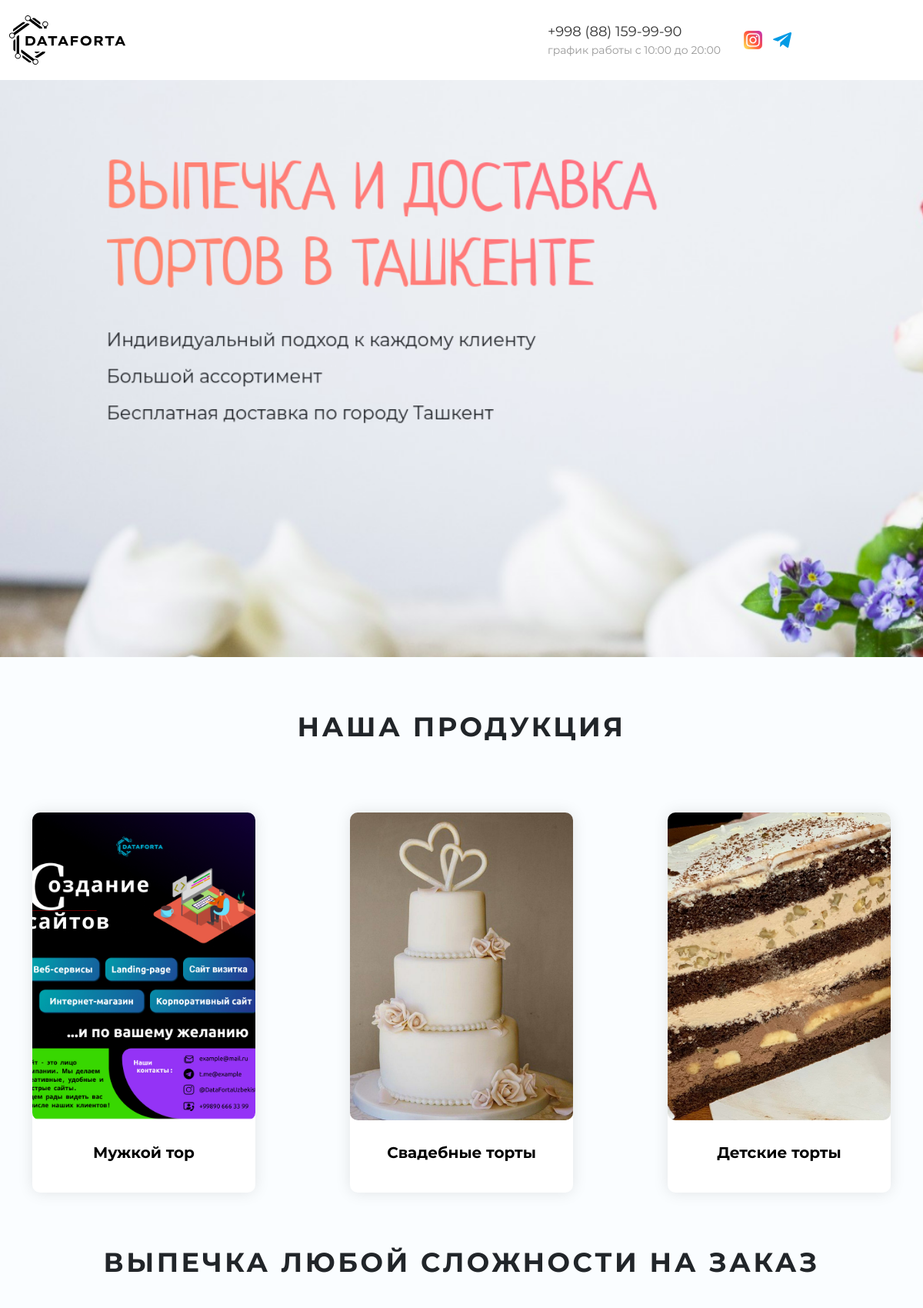
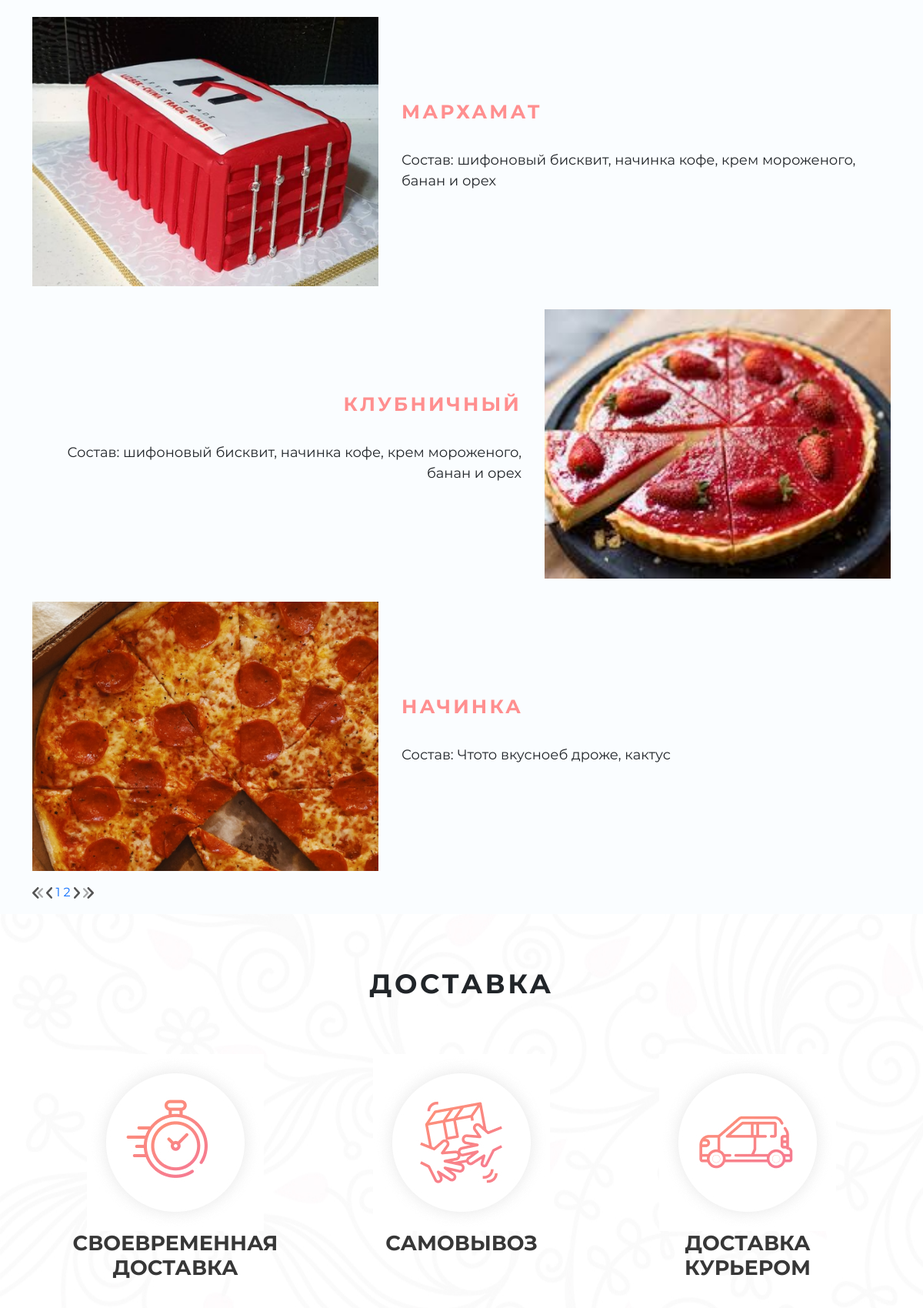
Page /uz/ (upper part) on the committed database (2 pictures, top to bottom).
### cakeapp/models.py (models this page shows, shortened)
class Logo(models.Model):
    image = models.ImageField(_('Rasm'), upload_to='Logo')
    class Meta:
        verbose_name = 'Logo'
        verbose_name_plural = 'Logo'

class Banner(models.Model):
    image = models.ImageField(_('Rasm'), upload_to='Banner')
    class Meta:
        verbose_name = 'Banner'
        verbose_name_plural = 'Bannerlar'

class CakeType(models.Model):
    name = models.CharField(_('Nomi'), max_length=100)
    image = models.ImageField(_('Rasm'), upload_to='To\'rt turlari')
    class Meta:
        verbose_name = 'To\'rt turi'
        verbose_name_plural = 'To\'rt turlari'

class Filling(models.Model):
    name = models.CharField(_('Nomi'), max_length=100)
    composition = models.CharField(_('Tarkibi'), max_length=255)
    image = models.ImageField(_('Rasm'),blank=True, null=True, upload_to='Nachinka')
    class Meta:
        verbose_name = 'Nachinka'
        verbose_name_plural = 'Nachinkalar'

### cakeapp/views.py (the view)
# urls.py: path('', MainView.as_view(), name='main'),
class MainView(generic.TemplateView):
    template_name = 'index.html'
    def get_context_data(self, **kwargs):
        filling = Filling.objects.all()[::-1]
        portfolio = Portfolio.objects.all()[::-1]
        filling_paginator = Paginator(filling, 3)
        page_number = self.request.GET.get('page')
        portfolio_paginator = Paginator(portfolio, 3)
        page_portfolio = self.request.GET.get('page')
        context = super().get_context_data(**kwargs)
        context['fillings'] = filling_paginator.get_page(page_number)
        context['portfolio'] = portfolio_paginator.get_page(page_portfolio)
        context['cakes'] = models.CakeType.objects.all().order_by('-id')[:9]
        context['banner'] = models.Banner.objects.all().order_by('-id')
        return context

### cakeapp/custom_context_processor.py (called while the page is built)
def logo(request):
    return {
       'logo': Logo.objects.first(),
    }

### cakeapp/templates/index.html (shortened to what this page needs)
{% extends 'base.html' %}
{% load static i18n %}
{% block content %}
    <div class="header__info" style="background-image: url({{ banner.0.image.url }}) ">
    </div>
    <section class="product">
      <div class="container">
        <h2 class="product__title title">наша продукция</h2>
        <div class="tabs__content d-flex flex-wrap justify-content-between">
          {% for cake in cakes %}
          <div class="tabs__content-block">
            <div class="tabs__content-block-img position-relative">
              <a href="product.html" class="tabs__content-link">
                <img src="{{ cake.image.url }}" alt="" class="tabs__content-img" />
              </a>
            </div>
            <div class="tabs__content-article">
              <h3 class="tabs__content-article-title tabs__content-article-dist">{{ cake.name }}</h3>
            </div>
          </div>
          {% endfor %}
        </div>
      </div>
    </section>
{% if fillings %}
    <section class="baked" id="baked">
      <div class="container">
        <h2 class="product__title title">Выпечка любой сложности на заказ</h2>
        {% for filling in fillings %}
        {% if forloop.counter|divisibleby:2 %}
        <div class="baked__right d-flex align-items-center justify-content-end">
          <div class="baked__info1">
            <h4 class="baked__title text-uppercase fw-bold">{{ filling.name }}</h4>
            <p class="baked-info">
              Состав: {{ filling.composition }}
            </p>
          </div>
          <div class="baked__left-img">
            <img src="{{ filling.image.url }}" alt="" class="baked-img">
          </div>
        </div>
        {% else %}
        <div class="baked__left d-flex align-items-center justify-content-start">
          <div class="baked__left-img">
            <img src="{{ filling.image.url }}" alt="" class="baked-img">
          </div>
          <div class="baked__info d-flex flex-column">
            <h4 class="baked__title text-uppercase fw-bold">{{ filling.name }}</h4>
            <p class="baked-info">
              Состав: {{ filling.composition }}
            </p>
          </div>
        </div>
        {% endif %}
        {% endfor %}
       <div class="pagination">
          <span class="pagination-link block flex  space-x-2 md:space-x-3 justify-center my-3 items-center">
              {% if fillings.has_previous %}
                  <a class="arrow__2__l flex items-center justify-center arrow__number__style" href="?page=1">
                    <svg width="14" height="15" viewBox="0 0 14 15" fill="none" xmlns="http://www.w3.org/2000/svg">
                      <path fill-rule="evenodd" clip-rule="evenodd" d="M8.14314 14.6054C8.64784 14.0815 8.64784 13.2352 8.14314 12.7113L3.12198 7.49915L8.14314 2.28702C8.64784 1.76312 8.64784 0.916823 8.14314 0.392924C7.63843 -0.130976 6.82314 -0.130976 6.31844 0.392924L0.378456 6.55882C-0.126248 7.08272 -0.126248 7.92902 0.378456 8.45292L6.31844 14.6188C6.8102 15.1293 7.63843 15.1293 8.14314 14.6054Z" fill="#545454"/>
                      <path fill-rule="evenodd" clip-rule="evenodd" d="M13.6755 13.5123C14.1082 13.069 14.1082 12.3529 13.6755 11.9096L9.3717 7.49935L13.6755 3.08909C14.1082 2.64579 14.1082 1.92969 13.6755 1.48639C13.2429 1.04309 12.5441 1.04309 12.1115 1.48639L7.0201 6.70368C6.5875 7.14698 6.5875 7.86308 7.0201 8.30638L12.1115 13.5237C12.533 13.9556 13.2429 13.9556 13.6755 13.5123Z" fill="#545454" fill-opacity="0.5"/>
                    </svg>
                  </a>
                  <a class="arrow__1__l arrow__number__style  flex items-center justify-center" href="?page={{ fillings.previous_page_number }}">
                    <svg width="8" height="15" viewBox="0 0 8 15" fill="none" xmlns="http://www.w3.org/2000/svg">
                      <path fill-rule="evenodd" clip-rule="evenodd" d="M7.64489 14.6054C8.1187 14.0815 8.1187 13.2352 7.64489 12.7113L2.93115 7.49915L7.64489 2.28702C8.1187 1.76312 8.1187 0.916823 7.64489 0.392924C7.17109 -0.130976 6.40571 -0.130976 5.93191 0.392924L0.355597 6.55882C-0.118207 7.08272 -0.118207 7.92902 0.355597 8.45292L5.93191 14.6188C6.39356 15.1293 7.17109 15.1293 7.64489 14.6054Z" fill="#545454"/>
                    </svg>
                  </a>
              {% else %}
                  <a class="arrow__2__l flex items-center justify-center arrow__number__style" >
                  </a>
                  <a class="arrow__1__l arrow__number__style  flex items-center justify-center" >
                  </a>
              {% endif %}
              {% for page in fillings.paginator.page_range %}
              {% if fillings.number == forloop.counter %}
                  <a class="arrow__number__style bir1 arrow__active font-semibold    flex items-center justify-center" >{{ forloop.counter }}</a>
              {% else %}
                  <a class="arrow__number__style bir1  font-semibold    flex items-center justify-center" href="?page={{ forloop.counter }}">{{ forloop.counter }}</a>
              {% endif %}
              {% endfor %}
              {% if fillings.has_next %}
                  <a class="arrow__number__style arrow__1__r  flex items-center justify-center" href="?page={{ fillings.next_page_number }}">
                  </a>
                  <a class="arrow__2__r arrow__number__style  flex items-center justify-center" href="?page={{ fillings.paginator.num_pages }}">
                  </a>
              {% endif %}
            </span>
        </div>
      </div>
    </section>
{% endif %}
    <section class="delivery">
      <div class="container">
        <h2 class="delivery__title title">доставка</h2>
        <div class="delivery__info d-flex flex-wrap justify-content-around">
          <div class="delivery__info-content d-flex flex-column align-items-center">
            <img src="{% static "img/delivery/1.jpg" %}" alt="" class="delivery__info-img " />
            <h3 class="delivery__info-title">своевременная доставка</h3>
          </div>
          <div class="delivery__info-content d-flex flex-column align-items-center">
            <img src="{% static "img/delivery/2.jpg" %}" alt="" class="delivery__info-img " />
            <h3 class="delivery__info-title">самовывоз</h3>
          </div>
          <div class="delivery__info-content d-flex flex-column align-items-center">
            <img src="{% static "img/delivery/3.jpg" %}" alt="" class="delivery__info-img " />
            <h3 class="delivery__info-title">доставка курьером</h3>
          </div>
        </div>
      </div>
    </section>
{% endblock %}

### cakeapp/templates/base.html (shortened to what this page needs)
<!DOCTYPE html>
{% load static i18n %}
<html lang="ru">
<head>
  <link rel="stylesheet" href="{% static 'style/all.min.css' %}">
  <link rel="stylesheet" href="{% static 'style/bootstrap.min.css' %}">
  <link rel="stylesheet" href="{% static 'style/style.css' %}">
  <link rel="stylesheet" href="{% static 'style/media.css' %}">
</head>
<body>
  <header class="header" id="header">
    <div class="container-fluid">
      <nav class="navbar header__nav">
        <div class="header__logo">
          <a class="header__logo logo" href="/"><img src="{{ logo.image.url }}" alt="лого" class="logo-img" /></a>
        </div>
        <div class="contacts d-flex align-items-center">
          <div class="contacts__desc">
            <a href="tel:+998881599990" class="contacts__phone">+998 (88) 159-99-90</a>
            <p class="contacts__info">график работы с 10:00 до 20:00</p>
          </div>
          <div class="contacts__link">
            <a href="https://www.instagram.com/multi_cake1/?igshid=1dfozn5vmm8uz" class="contacts__link-social">
              <img src="{% static 'img/contact-social/instagram-con.svg' %}" alt="instagram" class="contacts__link-social-img" />
            </a>
            <a href="https://t.me/cook_cakedipush" class="contacts__link-social">
              <img src="{% static 'img/contact-social/telegram-con.svg' %}" alt="telegram" class="contacts__link-social-img" />
            </a>
          </div>
        </div>
        <button class="navbar-toggler" type="button" data-toggle="collapse" data-target="#navbarSupportedContent"
          aria-controls="navbarSupportedContent" aria-expanded="false" aria-label="Toggle navigation">
          <i class="fas fa-bars"></i>
        </button>
      </nav>
    </div>
  </header>
  <main class="main" id="main">
    {% block content %}
    {% endblock %}
  </main>
</body>
</html>

### cakeapp/static/style/style.css (style rules this page uses)
:root { --main-bg: #FAFDFF; --white: #fff; --black: #000; --light-black: #323232; --dark-black: #373737; --pink: #FF8F8F; --grey: #7D7F80; --dark-grey: #808080; --light-grey: #A3A3A3; --dark-tot: #646464; --fMr: 'MR'; --fMm: 'MM'; --fMb: 'MB'; --fNe: 'NE'; --fBe: 'BE'; }
body { font-family: var(--fMr), sans-serif; font-weight: 400; background: var(--main-bg); }
a { text-decoration: none; }
.title { text-align: center; text-transform: uppercase; font-family: var(--fMb); font-weight: 700; font-size: 40px; letter-spacing: 0.1em; }
.header { background: var(--white); }
.header__nav { display: flex; justify-content: space-between; padding: 20px 0; }
.contacts__phone { font-size: 18px; color: var(--light-black); }
.contacts__info { color: rgba(50, 50, 50, 0.5); font-size: 14px; margin-bottom: 0; }
.contacts__desc { margin-right: 30px; }
.contacts__link-social { margin: 0 0 0 25px; }
.contacts__link-social-img { width: 24px; height: 24px; object-fit: cover; }
.header__info { background-size: cover; padding: 600px 0 150px 0; }
.navbar-toggler { display: none; }
.navbar-toggler>i { font-size: 27px; }
.product { margin: 70px 0; }
.baked__title { font-family: var(--fMb); font-weight: 700; font-size: 30px; color: #FF8F8F; width: 100%; margin-bottom: 35px; letter-spacing: 0.125em; }
.baked-img { width: 450px; height: 350px; object-fit: cover; }
.baked__left { margin-top: 30px; }
.baked__info { margin-left: 30px; }
.baked-info { font-size: 20px; }
.baked__right { margin-top: 30px; }
.baked__info1 { margin-right: 30px; text-align: right; }
.product__title { text-align: center; text-transform: uppercase; font-family: var(--fMb); font-weight: 700; font-size: 40px; letter-spacing: 0.1em; margin-bottom: 60px; }
.tabs__content { margin-top: 30px; }
.tabs__content-block { background: var(--white); box-shadow: 0px 0px 20px rgba(0, 0, 0, 0.1); border-radius: 10px; max-width: 410px; width: 100%; margin-top: 30px; position: relative; }
.tabs__content-block-img { max-width: 410px; width: 100%; overflow: hidden; }
.tabs__content-img { width: 100%; height: 400px; object-fit: cover; transition: 1s; display: block; border-radius: 10px; }
.tabs__content-article { margin-top: 30px; text-align: center; }
.tabs__content-article-title { font-family: var(--fMb); font-weight: bold; font-size: 27px; color: var(--black); margin-bottom: 20px; }
.tabs__content-article-dist { margin-bottom: 40px; }
.delivery { background: url(../img/delivery/delivery-bg.jpg); background-size: cover; padding: 70px 0 145px 0; margin-bottom: 70px; }
.delivery__title { margin-bottom: 70px; }
.delivery__info-title { color: var(--dark-black); font-family: var(--fMb); font-weight: 700; font-size: 27px; width: 299px; text-transform: uppercase; text-align: center; }

### cakeapp/static/style/media.css (style rules this page uses)
@media (max-width:1690px) { .navbar-toggler>i { display: none; } }
@media (max-width:1490px) { .navbar-toggler>i { display: none; } }
@media (max-width:1490px) { .tabs__content-block { max-width: 390px; } }
@media (max-width:1490px) { .tabs__content-img { max-width: 390px; } }
@media (max-width:1390px) { .navbar-toggler>i { display: none; } }
@media (max-width:1390px) { .tabs__content-block { max-width: 320px; } }
@media (max-width:1390px) { .tabs__content-img { max-width: 320px; } }
@media (max-width:1390px) { .tabs__content-article-title { font-size: 20px; } }
@media (max-width:1250px) { .navbar-toggler { display: flex; } }
@media (max-width:1250px) { .navbar-toggler>i { display: flex; } }
@media (max-width:1250px) { .contacts { position: absolute; left: 700px; } }
@media (max-width:1250px) { .contacts__link-social { margin-left: 10px; } }
@media (max-width:1250px) { .contacts__desc { margin-right: 20px; } }
@media (max-width:1200px) { .tabs__content-block { max-width: 290px; } }
@media (max-width:1200px) { .tabs__content-img { max-width: 290px; } }
@media (max-width:1200px) { .title { font-size: 35px; } }
@media (max-width:1200px) { .baked__title { font-size: 25px; } }
@media (max-width:1200px) { .baked-info { font-size: 18px; } }

### rows in the picture
Logo: image (picture)
Banner: image (picture)
CakeType: image (picture), name "Мужкой тор"
CakeType: image (picture), name "Свадебные торты"
CakeType: image (picture), name "Детские торты"
Filling: image (picture), name "МАРХАМАТ", composition "шифоновый бисквит, начинка кофе, крем мороженого, банан и орех"
Filling: name "КЛУБНИЧНЫЙ", composition "шифоновый бисквит, начинка кофе, крем мороженого, банан и орех", image (picture)
Filling: image (picture), name "НАЧИНКА", composition "Чтото вкусноеб дроже, кактус"
